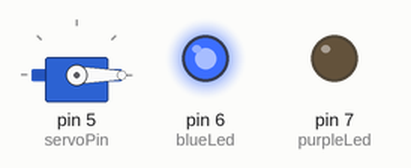
The sketch below on a simulated Arduino Uno, built with avr-gcc and run on an emulated ATmega328P. On the bench: servo, output pins drawn as LEDs (lit = HIGH).

Above: at 0.05 s.
At 0.75 s:
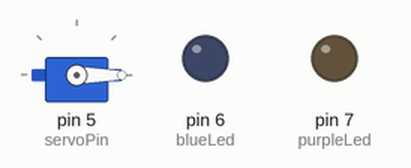
At 1.8 s:
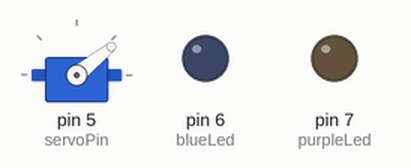
At 3.55 s:
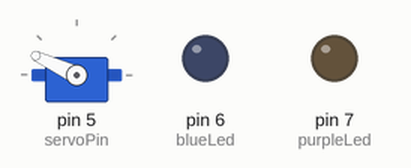
At 5.35 s:
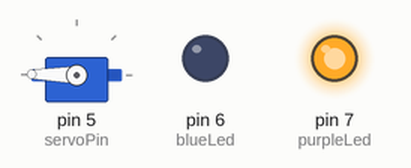
At 7.05 s:
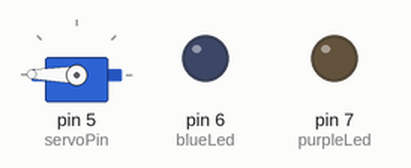
Timing chart, 0 to 9.2 s (numbered marks = the images above):
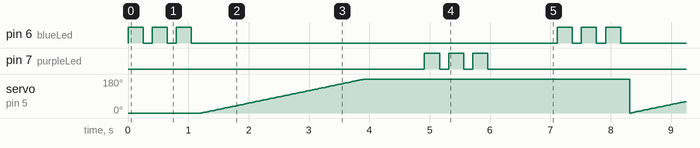

The sketch:

servo_sketch.ino
```cpp
#include <Servo.h>

Servo servo;
int servoPin = 5;

int purpleLed = 7;
int blueLed = 6;

void setup() {
  pinMode(purpleLed, OUTPUT);
  pinMode(blueLed, OUTPUT);

  servo.attach(servoPin);
  servo.write(0);

}

void blinkLights(int iterations, int onLength, int offLength, int ledPin) {
for (int i = 0; i < iterations; i++) {

  digitalWrite(ledPin, HIGH);
  delay(onLength);

  digitalWrite(ledPin, LOW);
  delay(offLength);
  }
}

void spinServo(int fromAngle, int toAngle) {
  int angle;

  for( angle = fromAngle; angle < toAngle; angle++) {
    servo.write(angle);
    delay(15);
  }
}

void loop() {


  blinkLights(3, 250, 150, blueLed);
  spinServo(0, 180);

  delay(1000);

  blinkLights(3, 250, 150, purpleLed);
  spinServo(180, 0);

  delay(1000);

}
```

Measured:
- by itself, pin 6 (blueLed), pin 7 (purpleLed): repeats every 7.1 s: 2 × (LOW 0.15 s, HIGH 0.25 s), LOW 6.1 s, HIGH 0.25 s
- by itself, servo on pin 5 (servoPin): ramps from 0° to 179° and jumps back, once every 7.1 s
